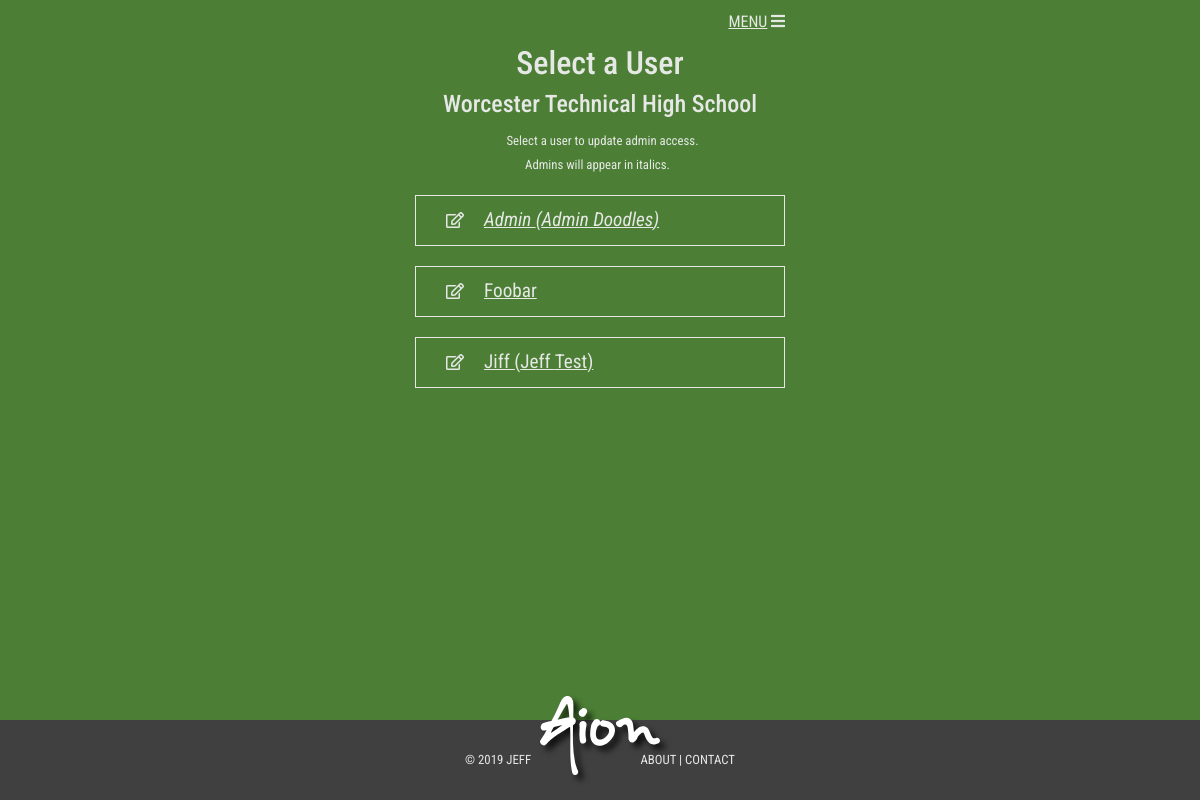
Screenshot of /select-school-users/ (signed in) with the database file from the repository.
### reservations/models.py (models this page shows, shortened)
class Profile(models.Model):
    user = models.OneToOneField(User, unique=True, null=False, db_index=True, on_delete=models.CASCADE)
    location = models.ForeignKey(School, on_delete = models.SET_NULL, null=True, blank=True)
    organzation = models.ForeignKey(Organization, on_delete=models.SET_NULL, null=True)
    school_admin = models.BooleanField(default=False)
    email_confirmed = models.BooleanField(default=False)

class School(models.Model):
    name = models.CharField(max_length = 200, null=False)
    organzation = models.ForeignKey(Organization, on_delete=models.SET_NULL, null=True)
    def __str__(self):
        return self.name

### reservations/views.py (the view)
# urls.py: path('select-school-users/', views.select_school_users, name='select_school_users'),
@login_required
@user_passes_test(is_school_admin)
def select_school_users(request):
    user_school = request.user.profile.location
    profiles = Profile.objects.filter(location=user_school).filter(email_confirmed=True)
    context = {'profiles':profiles,}
    return render(request, 'reservations/building_admin/school_users.html',context)

### reservations/views.py (called while the page is built)
def is_school_admin(user):
    return user.profile.school_admin

### reservations/templates/reservations/building_admin/school_users.html
{% extends 'base.html' %}
{% block content %}
    <h2>Select a User</h2>
    <h3>{{ request.user.profile.location }}</h3>
    <small class="helper-text">
        Select a user to update admin access. <br>
        Admins will appear in italics.
    </small>
    {% if profiles %}
        {% for profile in profiles %}
            <a href="{% url 'edit_school_admin' profile.id %}" class="app-links">
                {% if profile.school_admin %}<em>{% endif %}
                {{ profile.user }}
                {% if profile.user.first_name %}
                    ({{ profile.user.first_name }} {{ profile.user.last_name }})
                {% endif %}
                {% if profile.school_admin %}</em>{% endif %}
            <span class="no-underline"><i class="far fa-edit"></i></span></a>
        {% endfor %}
    {% else %}
        <p>There are no users to select.</p>
    {% endif %}
{% endblock %}

### reservations/static/aion/style.css (style rules this page uses)
html { position: relative; min-height: 100%; }
body { margin-bottom: 80px; }
body { background-color:#4c7f35; }
h1, h2, h3, h4, h5, h6, p, a, small, button, btn, div, legend { color: #E6E8E6; font-family: "Roboto Condensed", sans-serif; }
h3, legend { font-size:1.5rem; }

### reservations/static/reservations/app-style.css (style rules this page uses)
h2 { font-size: 2rem; color: #E6E8E6; }
.helper-text { color: #E6E8E6; padding:5px; }
i { font-style: normal; }
.app-links { display: block; color: #E6E8E6; border:#E6E8E6 solid 1px; text-align: left; text-decoration: underline; text-transform: capitalize; font-size: 1.2rem; padding: 10px 20px; margin: 20px auto; }
.app-links>span { float:left; margin-right: 20px; }
.no-underline { text-decoration:none; display: inline-block; }
.app-links i { margin-left: 10px; font-size: 1rem; }
a { color: #E6E8E6; text-decoration: underline; }

### rows the page displays
Profile: user "Admin", user.first_name "Admin", user.last_name "Doodles"
Profile: user "Foobar"
Profile: user "Jiff", user.first_name "Jeff", user.last_name "Test"

### other values shown
{{ request.user.profile.location }} "Worcester Technical High School"
